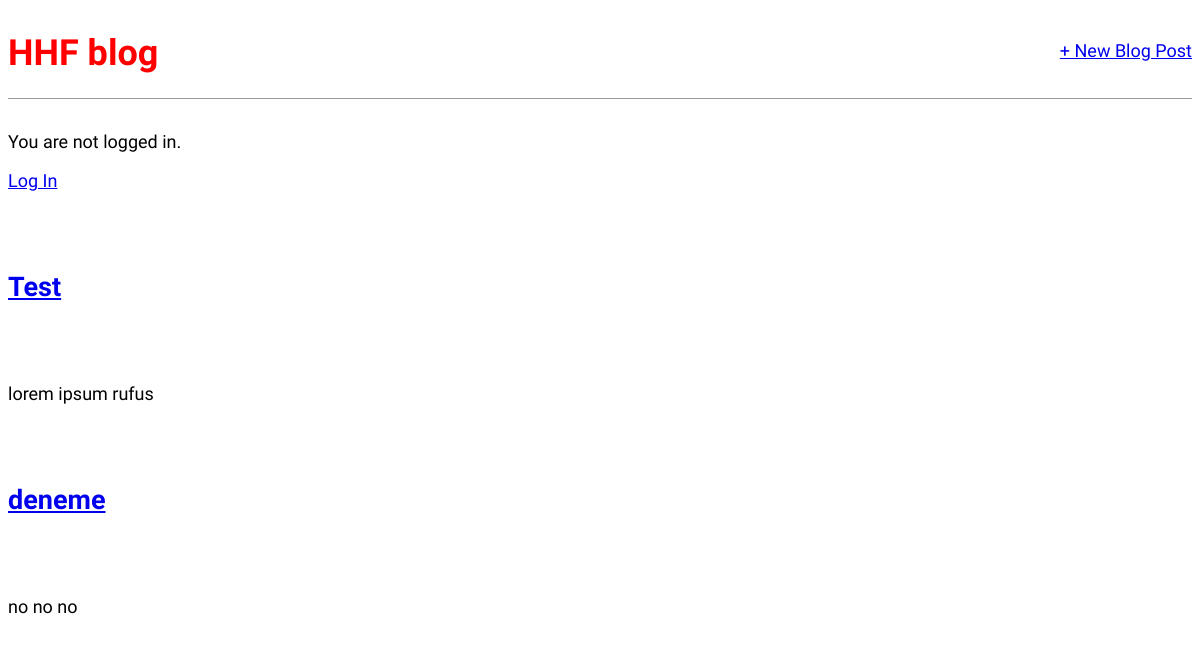
Before: / with the older database file.
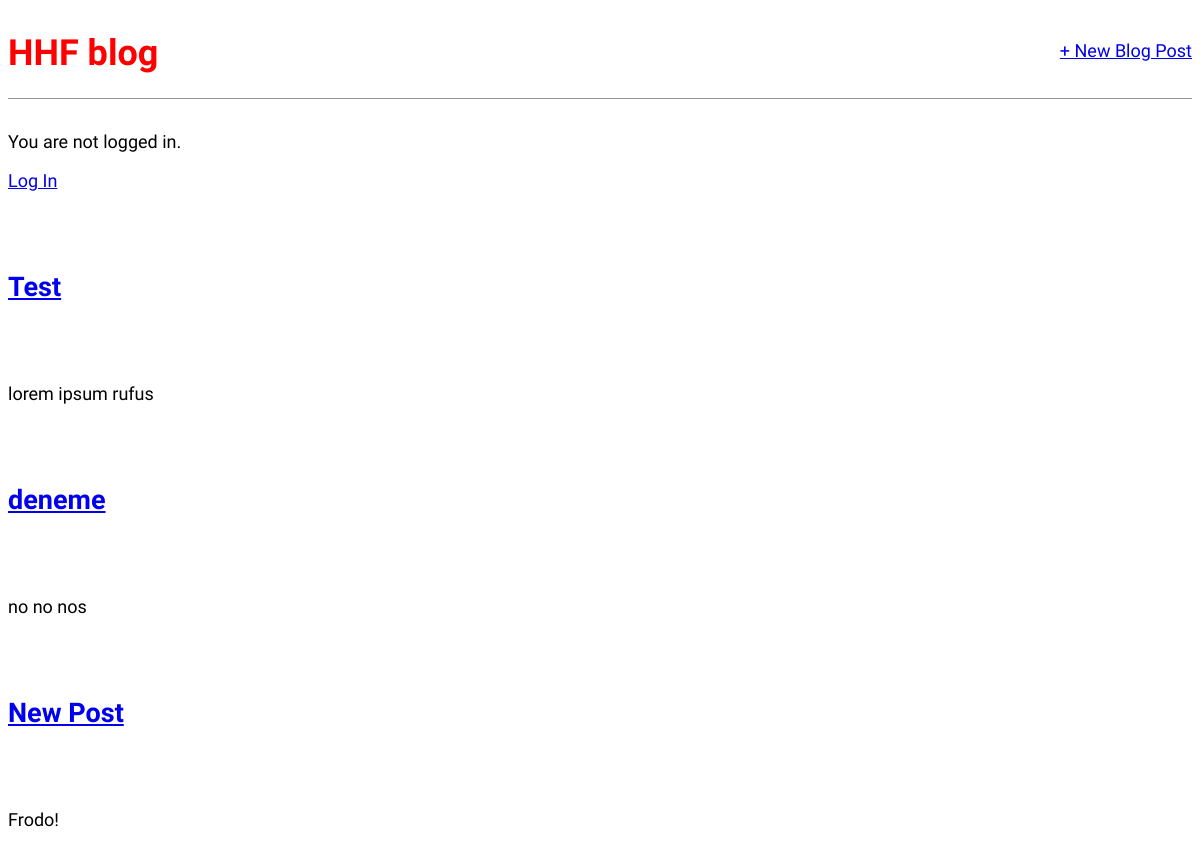
After: the same page with the newer database file.
### blog/models.py (models this page shows, shortened)
class Post(models.Model):
    title = models.CharField(max_length=200)
    author = models.ForeignKey(
        "auth.User",
        on_delete=models.CASCADE,
    )
    body = models.TextField()

### blog/views.py (the view)
# urls.py: path("", BlogListView.as_view(), name="home"),
class BlogListView(ListView):
    model = Post
    template_name = "home.html"

### blog/templates/home.html
{% extends "base.html" %}
{% block content %}
{% for post in post_list %}
<div class="post-entry">
    <h2><a href="{% url 'post_detail' post.pk %}">{{ post.title }}</a></h2>
    <p>{{ post.body }}</p>
</div>
{% endfor %}
{% endblock content %}

### blog/templates/base.html (shortened to what this page needs)
{% load static %}
<html>
<head>
    <link rel="stylesheet" href="{% static 'css/base.css' %}">
</head>
<body>
    <div>
        <header>
            <div class="nav-left">
                <h1><a href="{% url 'home' %}">HHF blog</a></h1>
            </div>
            <div class="nav-right">
                <a href="{% url 'post_new' %}">+ New Blog Post</a>
            </div>
        </header>
        {% if user.is_authenticated %}
        <p>Hi {{ user.username }}</p>
        <p><a href="{% url 'logout' %}">Log out</a></p>
        {% else %}
        <p>You are not logged in.</p>
        <a href="{% url 'login' %}">Log In</a>
        {% endif %}
        {% block content %}
        {% endblock content %}
    </div>
</body>
</html>

### static/css/base.css (style rules this page uses)
body { font-family: 'Source Sans Pro', sans-serif; font-size: 18px; }
header { border-bottom: 1px solid #999; margin-bottom: 2rem; display: flex; }
header h1 a { color: red; text-decoration: none; }
.nav-left { margin-right: auto; }
.nav-right { display: flex; padding-top: 2rem; }
.post-entry { margin-bottom: 2rem; }
.post-entry h2 { margin: 05rem 0; }
.post-entry p { margin: 0; font-weight: 400; }

Changed rows visible on the page:
changed Post "deneme": body "no no no" → "no no nos"
added Post: title "New Post", body "Frodo!"
